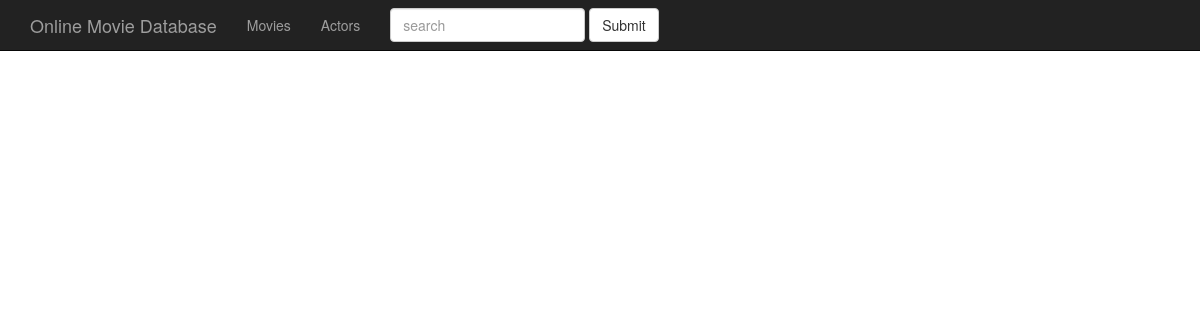
Page /actors/selected?actorid=2 on the earlier database version.
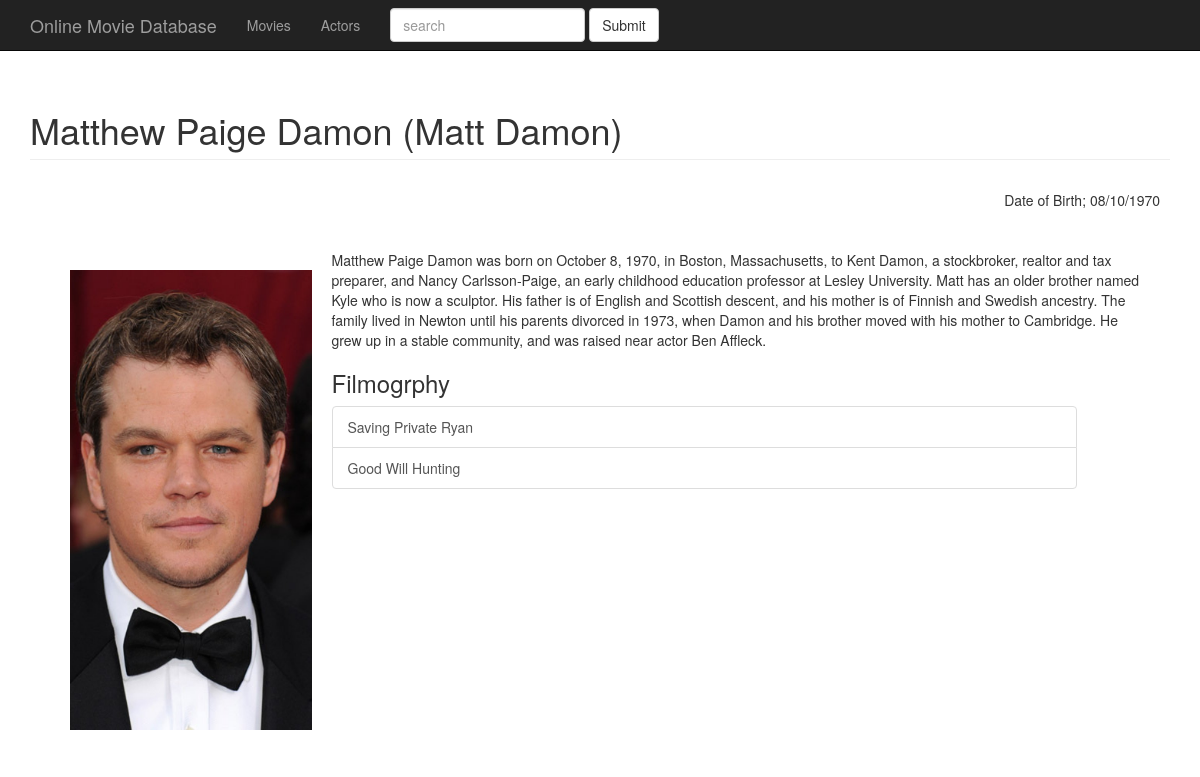
Same page on the later database version.
### tables this page shows
CREATE TABLE actor
(id INT PRIMARY KEY, first_name text, last_name text, birth_name text, biography text, date_of_birth text, date_of_death text, picture text);

CREATE TABLE movie
(id INT PRIMARY KEY, title text, tagline text, overview text, runtime text, release_date text, revenue text, poster text);

### index.py (the view)
@app.route('/actors/selected')
def selected_actor():
  this_route = url_for('selected_actor')
  app.logger.info("Selected Actor Page" + this_route)
  try:
    actorid = request.args.get('actorid', '')
    db = get_db()
    cursor_cast = db.execute('''SELECT first_name, last_name, birth_name, biography,
      date_of_birth, date_of_death, picture FROM actor WHERE id = ? ''', [actorid])
    actors = [dict(first_name=row[0], last_name=row[1], birth_name=row[2],
      biog=row[3], dob=row[4], dod=row[5], picture=row[6]) for row in
      cursor_cast.fetchall()]
    cursor_movies = db.execute('''SELECT m.id, title FROM movie m INNER JOIN
      movie_actor_key ak ON m.id=ak.movie_id WHERE ak.actor_id = ? ''', [actorid])
    movies = [dict(id=row[0], title=row[1]) for row in cursor_movies.fetchall()]
    return render_template('selected_actor.html', actors = actors,
      movies=movies, actorid=actorid)
  except Exception, e:
    app.logger.error(e)

### index.py (called while the page is built, shortened)
@login_manager.request_loader
def load_user(request):
  token = request.headers.get('Authorisation')
  if token is None:
    token = request.args.get('token')
  return None

def get_db():
  db = getattr(g, 'db', None)
  if  db is None:
        db = sqlite3.connect(MovieDB)
        g.db = db
  return db

@app.teardown_appcontext
def close_db_connection(exception):
    db = getattr(g, 'db', None)
    if db is not None:
      db.close()

### templates/selected_actor.html (shortened to what this page needs)
{% extends "baseTemplate.html" %}
{% block content %}
<div class="container">
{% for actor in actors %}
  <h1 class="page-header">{{ actor.birth_name+" ("+actor.first_name+"
  "+actor.last_name+")" }}</h1>
  <div class="meta">
    <p class="dob">Date of Birth; {{ actor.dob }}</p>
  </div>
  <div class="movie_main">
    <img src="{{ actor.picture }}" height="500px"/>
    <p class="overview">{{ actor.biog }}</p>
  </div>
  <div class="films">
    <h3>Filmogrphy</h3>
      <div class="list-group col-md-8">
      {% for movie in movies %}
        <a href="{{ url_for('selected_movie')+"?movieid="+movie.id|string }}" class="list-group-item">
          {{ movie.title }}
        </a>
      {% endfor %}
      </div>
    </div>
{% endfor %}
</div>
{% endblock %}

Differences in the rows shown:
added actor: birth_name+first_name+last_name "Matthew Paige Damon (Matt Damon)", dob "08/10/1970", picture (picture), biog "Matthew Paige Damon was born on October 8, 1970, in Boston, Massachusetts, to Kent Damon, a stockbroker, realtor and tax preparer, and Nancy Carlsson-Paige, an early childhood education professor at Lesley University. Matt has an older brother named Kyle who is now a sculptor. His father is of English and Scottish descent, and his mother is of Finnish and Swedish ancestry. The family lived in Newton until his parents divorced in 1973, when Damon and his brother moved with his mother to Cambridge. He grew up in a stable community, and was raised near actor Ben Affleck."
now on this page (row unchanged): movie: title "Saving Private Ryan"
added movie: title "Good Will Hunting"
